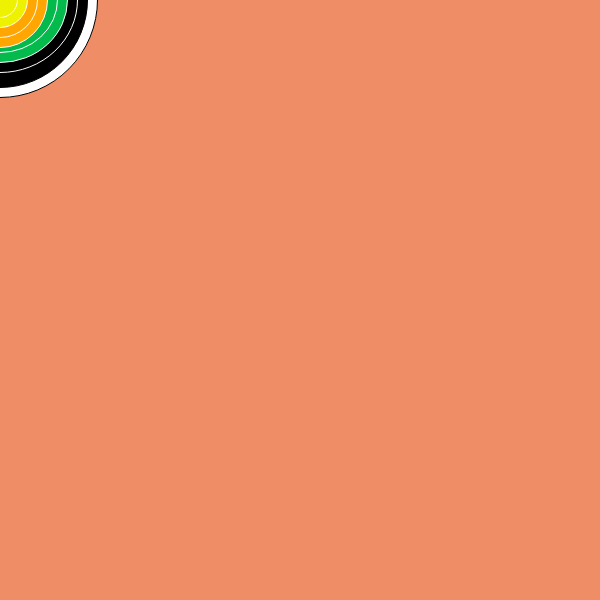
Frame 1 (no input)
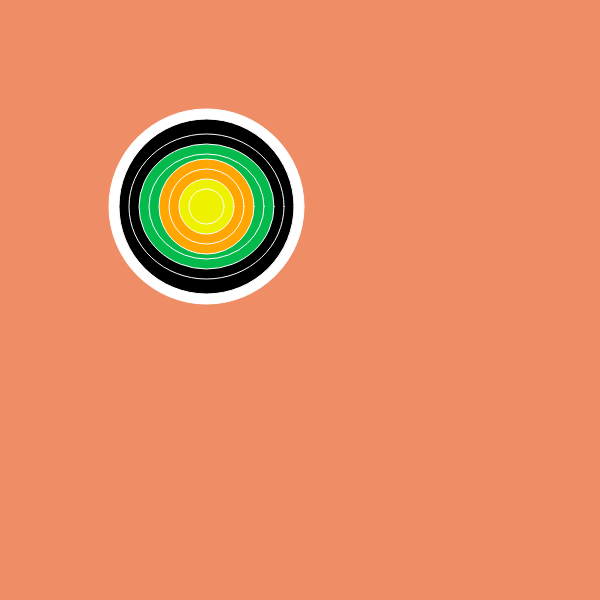
Frame 60 (no input)
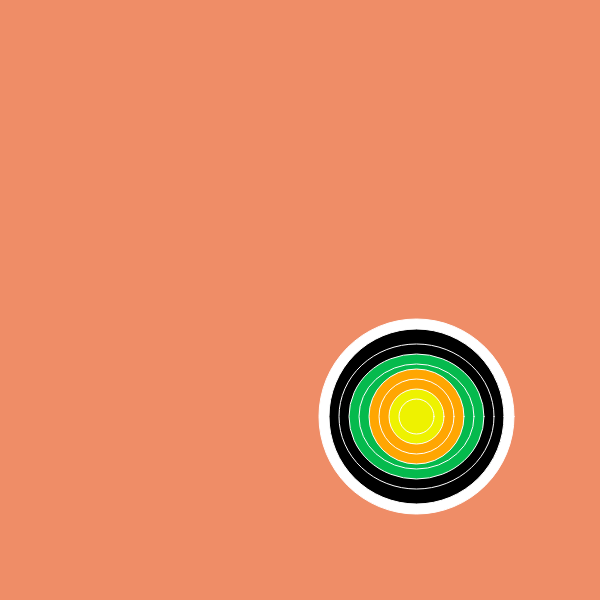
Frame 120 (the mouse pressed at the canvas centre since frame 60)

The p5.js sketch that drew these frames (run headless with seeded random() and noise() and a simulated clock; from frame 60 on, the mouse is pressed at the canvas centre):

// p5.js sketch
// ── sketch.js
let x;
let y;

function setup(){
createCanvas(600, 600);
x=0;
y=0;

}



function draw (){
  background(239, 141, 103);
  target(x, y);
  x=x+3.5;
  y=y+3.5;
  //arrow();

}

function target(x,y){
  ellipse(x, y, 195, 195);
  fill(0, 0, 0)
  ellipse(x, y, 175, 175);
  fill(0, 0, 0)
  stroke(255, 255, 255)
  ellipse(x, y, 155, 145);
  fill(5, 186, 77)
  ellipse(x, y, 135, 125);
  fill(5, 186, 77)
  ellipse(x, y, 115, 105);
  fill(255, 166, 2)
  ellipse(x, y, 95, 95);
  fill(255, 166, 2)
  ellipse(x, y, 75, 75);
  fill(238, 242, 0)
  ellipse(x, y, 55, 55);
  fill(238, 242, 0)
  ellipse(x, y, 35, 35);
  fill(255, 255, 255);

}

//function arrow(){
//stroke(0, 0, 0)
//line(300, 300, 307, 312);
//line(300, 300, 293, 398);
//line(300, 300, 293, 312);
//stroke(0, 0, 0)
//}
